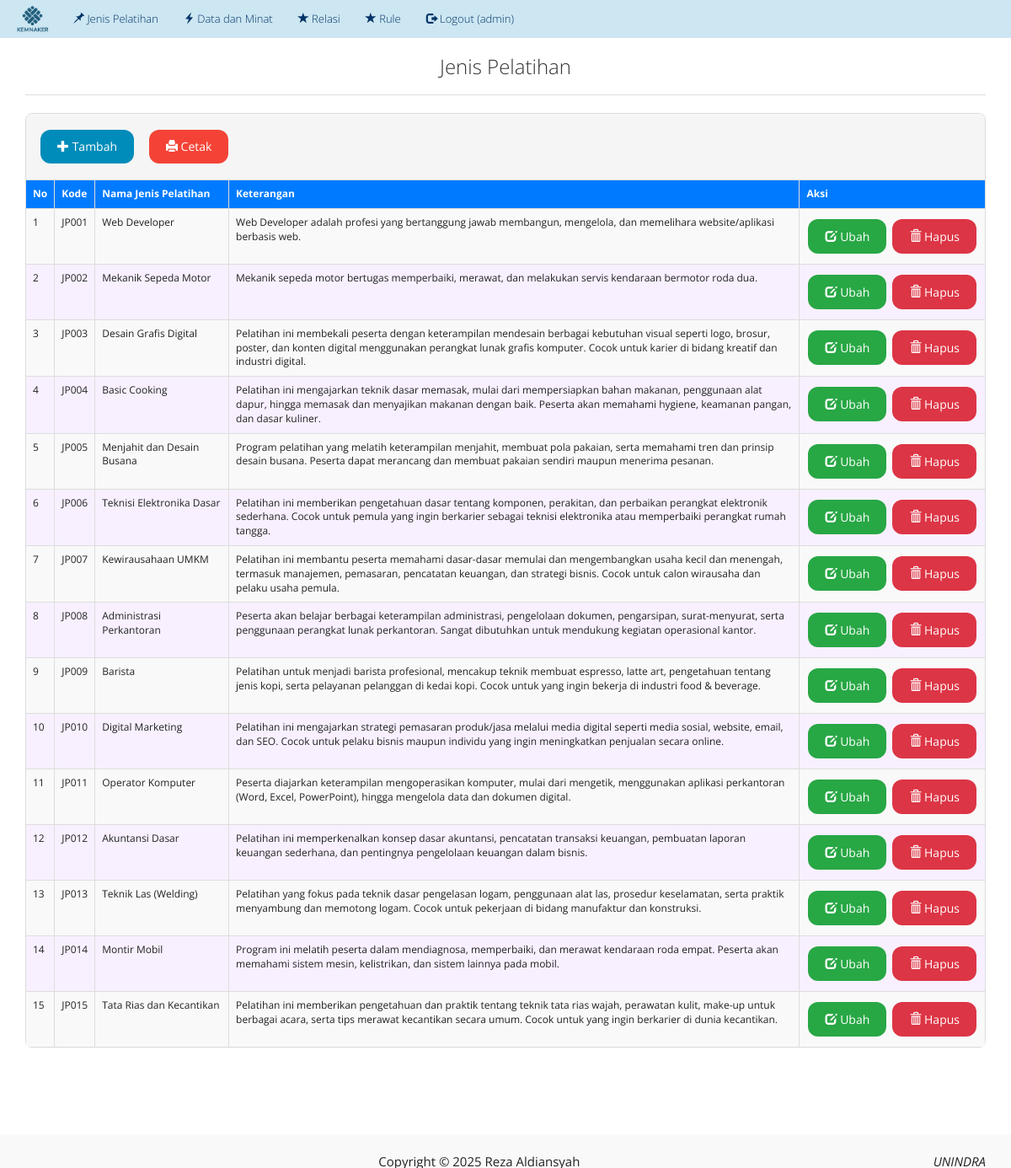
Page /index.php?m=pelatihan (signed in) on the committed database.
### tables this page shows
CREATE TABLE `tb_pelatihan` (
  `kode_pelatihan` varchar(16) NOT NULL,
  `nama_pelatihan` varchar(255) DEFAULT NULL,
  `keterangan` text DEFAULT NULL,
  `referensi` varchar(100) DEFAULT NULL
);

### functions.php (called while the page is built, shortened)
<?php
$config["server"] = 'localhost';
$config["username"] = 'root';
$config["password"] = '';
$config["database_name"] = 'sp_fc_pelatihankerja';
include 'includes/db.php';
$db = new DB($config['server'], $config['username'], $config['password'], $config['database_name']);
function _get($key, $val = null)
{
    if (isset($_GET[$key]))
        return $_GET[$key];
    else
        return $val;
}
function _session($key, $val = null)
{
    if (isset($_SESSION[$key]))
        return $_SESSION[$key];
    else
        return $val;
}
$mod = _get('m');

### includes/db.php (called while the page is built, shortened)
<?php
class DB
{
    var $conn = null;
    public function __construct($host, $username, $passwd, $dbname)
    {
        $this->conn = mysqli_connect($host, $username, $passwd, $dbname);
    }
    public function query($sql)
    {
        $query = mysqli_query($this->conn, $sql) or die('<pre>Error mysqli_query: ' . mysqli_error($this->conn) . '<br />' . $sql . '</pre>');
        return $query;
    }
    public function get_results($sql)
    {
        $query = $this->query($sql);
        $arr = array();
        while ($row = mysqli_fetch_object($query)) {
            $arr[] = $row;
        }
        return $arr;
    }
}

### pelatihan.php (the view, shortened to what this page needs)
<div class="page-header">
    <h1>Jenis Pelatihan</h1>
</div>
<div class="panel panel-default">
    <div class="panel-heading">
        <form class="form-inline">
            <div class="form-group">
                <a class="custom-btn btn-add" href="?m=pelatihan_tambah"><span class="glyphicon glyphicon-plus"></span> Tambah</a>
            </div>
            <div class="form-group">
                <a class="custom-btn btn-print" href="cetak.php?m=pelatihan" target="_blank"><span class="glyphicon glyphicon-print"></span> Cetak</a>
            </div>
        </form>
    </div>
    <div class="table-responsive">
        <table class="table table-bordered table-hover table-striped">
            <thead>
                <tr class="nw">
                    <th>No</th>
                    <th>Kode</th>
                    <th>Nama Jenis Pelatihan</th>
                    <th>Keterangan</th>
                    <th>Aksi</th>
                </tr>
            </thead>
            <tbody>
                <?php
                $q = esc_field(_get('q'));
                $rows = $db->get_results("SELECT * FROM tb_pelatihan
                    WHERE kode_pelatihan LIKE '%$q%' OR nama_pelatihan LIKE '%$q%' OR keterangan LIKE '%$q%'
                    ORDER BY kode_pelatihan");
                $no = 0;
                foreach ($rows as $row) : ?>
                    <tr>
                        <td><?= ++$no ?></td>
                        <td><?= $row->kode_pelatihan ?></td>
                        <td><?= $row->nama_pelatihan ?></td>
                        <td><?= $row->keterangan ?></td>
                        <td class="nw">
                            <a class="custom-btn btn-edit btn-xs" href="?m=pelatihan_ubah&ID=<?= $row->kode_pelatihan ?>"><span class="glyphicon glyphicon-edit"></span> Ubah</a>
                            <a class="custom-btn btn-delete btn-xs" href="aksi.php?act=pelatihan_hapus&ID=<?= $row->kode_pelatihan ?>" onclick="return confirm('Hapus data?')"><span class="glyphicon glyphicon-trash"></span> Hapus</a>
                        </td>
                    </tr>
                <?php endforeach; ?>
            </tbody>
        </table>
    </div>
</div>

### index.php (shortened to what this page needs)
<?php
include 'functions.php';
?>
<!DOCTYPE html>
<html lang="en">
<head>
    <link href="assets/css/yeti-bootstrap.min.css" rel="stylesheet" />
    <link href="assets/css/general.css" rel="stylesheet" />
    <link href="assets/css/select2.min.css" rel="stylesheet" />
</head>
<body>
    <nav class="navbar navbar-default navbar-static-top">
        <div class="container">
<div class="navbar-header">
    <a class="navbar-brand" href="?" style="padding:5px 10px 5px 0;">
        <img src="assets/images/KEMNAKERRI.PNG" alt="Logo Kemnaker" style="height:47px; display:inline-block; vertical-align:middle; margin-top:-5px;">
    </a>
</div>
            <div id="navbar" class="navbar-collapse collapse">
                <ul class="nav navbar-nav">
                    <?php if (_session('level') == 'admin') : ?>
                        <li><a href="?m=pelatihan"><span class="glyphicon glyphicon-pushpin"></span> Jenis Pelatihan</a></li>
                        <li><a href="?m=dataminat"><span class="glyphicon glyphicon-flash"></span> Data dan Minat</a></li>
                        <li><a href="?m=relasi"><span class="glyphicon glyphicon-star"></span> Relasi</a></li>
                        <li><a href="?m=rule"><span class="glyphicon glyphicon-star"></span> Rule</a></li>
                        <li><a href="aksi.php?act=logout"><span class="glyphicon glyphicon-log-out"></span> Logout (<?= _session('login') ?>)</a></li>
                    <?php else : ?>
                        <li><a href="?m=login"><span class="glyphicon glyphicon-log-in"></span> Masuk</a></li>
                        <li><a href="?m=signup"><span class="glyphicon glyphicon-log-in"></span> Daftar</a></li>
                        <li><a href="?m=bantuan"><span class="glyphicon glyphicon-lock"></span> Tentang</a></li>
                    <?php endif ?>
                </ul>
            </div>
        </div>
    </nav>
    <div class="container">
        <?php
        if (file_exists($mod . '.php'))
            include $mod . '.php';
        else
            include 'home.php';
        ?>
    </div>
    <footer class="footer" style="background:#f9f9f9; padding:12px 0; margin-top:40px;">
        <div class="container text-center">
            <p>Copyright &copy; <?= date('Y') ?> Reza Aldiansyah <em class="pull-right">UNINDRA</em></p>
        </div>
    </footer>
</body>
</html>

### assets/css/general.css (style rules this page uses)
html { position: relative; min-height: 100%; }
body { margin-bottom: 70px; }
.footer { position: absolute; bottom: 0; width: 100%; height: 40px; }
.footer .container p { margin: 10px 0; }
.nw { white-space: nowrap; }
.page-header { margin-top: 0; padding-bottom: 0; }
.page-header h1 { margin-top: 0; }
.page-header h1 { font-size: 2.5rem; color: #4A90E2; margin-bottom: 20px; }
.navbar { background-color: #ADD8E6; }
.navbar .navbar-brand, .navbar .navbar-nav .nav-link { color: #fff; }

### index.php (style rules this page uses)
:root { --logo-dark: #003366; --logo-light: #CCE6F2; }
.navbar-default { background-color: var(--logo-light); border-color: var(--logo-dark); }
.navbar-default .navbar-brand, .navbar-default .navbar-nav > li > a { color: var(--logo-dark); }

### pelatihan.php (style rules this page uses)
.custom-btn { border: none; color: white; padding: 10px 20px; text-align: center; text-decoration: none; display: inline-block; font-size: 14px; margin: 4px 2px; transition-duration: 0.4s; cursor: pointer; border-radius: 12px; }
.btn-add { background-color: #008CBA; color: white; }
.btn-print { background-color: #f44336; color: white; }
.btn-edit { background-color: #28a745; color: white; }
.btn-delete { background-color: #dc3545; color: white; }
.table thead { background-color: #007BFF; color: white; }
.table tbody { background-color: #F8F0FF; }
.page-header h1 { font-size: 24px; color: #333; text-align: center; margin-bottom: 20px; }
.panel { border: 1px solid #ddd; border-radius: 8px; }
.panel-heading { background-color: #f8f9fa; border-bottom: 1px solid #ddd; padding: 15px; border-radius: 8px 8px 0 0; }
.form-inline .form-group { margin-right: 10px; }

### rows in the picture
tb_pelatihan: kode_pelatihan "JP001", nama_pelatihan "Web Developer", keterangan "Web Developer adalah profesi yang bertanggung jawab membangun, mengelola, dan memelihara website/aplikasi berbasis web."
tb_pelatihan: kode_pelatihan "JP002", nama_pelatihan "Mekanik Sepeda Motor", keterangan "Mekanik sepeda motor bertugas memperbaiki, merawat, dan melakukan servis kendaraan bermotor roda dua."
tb_pelatihan: kode_pelatihan "JP003", nama_pelatihan "Desain Grafis Digital", keterangan "Pelatihan ini membekali peserta dengan keterampilan mendesain berbagai kebutuhan visual seperti logo, brosur, poster, dan konten digital menggunakan perangkat lunak grafis komputer. Cocok untuk karier di bidang kreatif dan industri digital."
tb_pelatihan: kode_pelatihan "JP004", nama_pelatihan "Basic Cooking", keterangan "Pelatihan ini mengajarkan teknik dasar memasak, mulai dari mempersiapkan bahan makanan, penggunaan alat dapur, hingga memasak dan menyajikan makanan dengan baik. Peserta akan memahami hygiene, keamanan pangan, dan dasar kuliner."
tb_pelatihan: kode_pelatihan "JP005", nama_pelatihan "Menjahit dan Desain Busana", keterangan "Program pelatihan yang melatih keterampilan menjahit, membuat pola pakaian, serta memahami tren dan prinsip desain busana. Peserta dapat merancang dan membuat pakaian sendiri maupun menerima pesanan."
tb_pelatihan: kode_pelatihan "JP006", nama_pelatihan "Teknisi Elektronika Dasar", keterangan "Pelatihan ini memberikan pengetahuan dasar tentang komponen, perakitan, dan perbaikan perangkat elektronik sederhana. Cocok untuk pemula yang ingin berkarier sebagai teknisi elektronika atau memperbaiki perangkat rumah tangga."
tb_pelatihan: kode_pelatihan "JP007", nama_pelatihan "Kewirausahaan UMKM", keterangan "Pelatihan ini membantu peserta memahami dasar-dasar memulai dan mengembangkan usaha kecil dan menengah, termasuk manajemen, pemasaran, pencatatan keuangan, dan strategi bisnis. Cocok untuk calon wirausaha dan pelaku usaha pemula."
tb_pelatihan: kode_pelatihan "JP008", nama_pelatihan "Administrasi Perkantoran", keterangan "Peserta akan belajar berbagai keterampilan administrasi, pengelolaan dokumen, pengarsipan, surat-menyurat, serta penggunaan perangkat lunak perkantoran. Sangat dibutuhkan untuk mendukung kegiatan operasional kantor."
tb_pelatihan: kode_pelatihan "JP009", nama_pelatihan "Barista", keterangan "Pelatihan untuk menjadi barista profesional, mencakup teknik membuat espresso, latte art, pengetahuan tentang jenis kopi, serta pelayanan pelanggan di kedai kopi. Cocok untuk yang ingin bekerja di industri food & beverage."
tb_pelatihan: kode_pelatihan "JP010", nama_pelatihan "Digital Marketing", keterangan "Pelatihan ini mengajarkan strategi pemasaran produk/jasa melalui media digital seperti media sosial, website, email, dan SEO. Cocok untuk pelaku bisnis maupun individu yang ingin meningkatkan penjualan secara online."
tb_pelatihan: kode_pelatihan "JP011", nama_pelatihan "Operator Komputer", keterangan "Peserta diajarkan keterampilan mengoperasikan komputer, mulai dari mengetik, menggunakan aplikasi perkantoran (Word, Excel, PowerPoint), hingga mengelola data dan dokumen digital."
tb_pelatihan: kode_pelatihan "JP012", nama_pelatihan "Akuntansi Dasar", keterangan "Pelatihan ini memperkenalkan konsep dasar akuntansi, pencatatan transaksi keuangan, pembuatan laporan keuangan sederhana, dan pentingnya pengelolaan keuangan dalam bisnis."
tb_pelatihan: kode_pelatihan "JP013", nama_pelatihan "Teknik Las (Welding)", keterangan "Pelatihan yang fokus pada teknik dasar pengelasan logam, penggunaan alat las, prosedur keselamatan, serta praktik menyambung dan memotong logam. Cocok untuk pekerjaan di bidang manufaktur dan konstruksi."
tb_pelatihan: kode_pelatihan "JP014", nama_pelatihan "Montir Mobil", keterangan "Program ini melatih peserta dalam mendiagnosa, memperbaiki, dan merawat kendaraan roda empat. Peserta akan memahami sistem mesin, kelistrikan, dan sistem lainnya pada mobil."
tb_pelatihan: kode_pelatihan "JP015", nama_pelatihan "Tata Rias dan Kecantikan", keterangan "Pelatihan ini memberikan pengetahuan dan praktik tentang teknik tata rias wajah, perawatan kulit, make-up untuk berbagai acara, serta tips merawat kecantikan secara umum. Cocok untuk yang ingin berkarier di dunia kecantikan."

### other values in the picture
_session('login') "admin"
